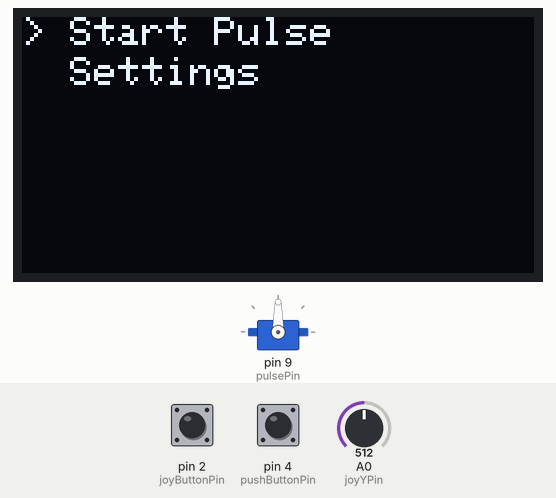
Recording of a program running on a simulated Arduino Uno, built with avr-gcc and run on an emulated ATmega328P. Parts: 128×64 one-colour display, servo. The test bench sets the inputs (shaded band); at power-on: A0 (joyYPin) = 512, pin 2 (joyButtonPin) HIGH, pin 4 (pushButtonPin) HIGH. What the program prints to the serial monitor is not drawn.

Above: at 1.2 s.
1.3 s: A0 (joyYPin) set to 589
2.8 s: A0 (joyYPin) set to 610
At 3.9 s:
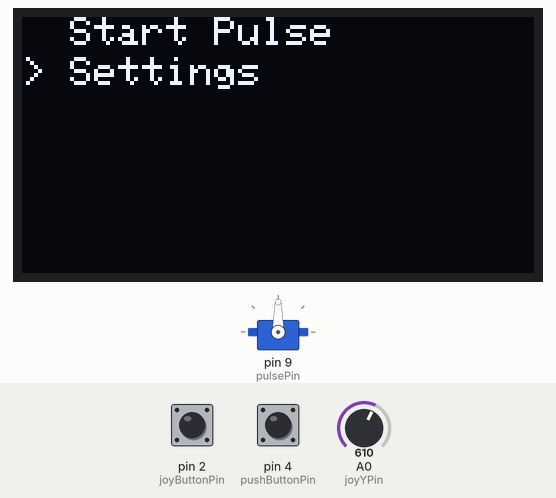
4.5 s: pin 2 (joyButtonPin) pulled LOW for 1 s
At 6.2 s:
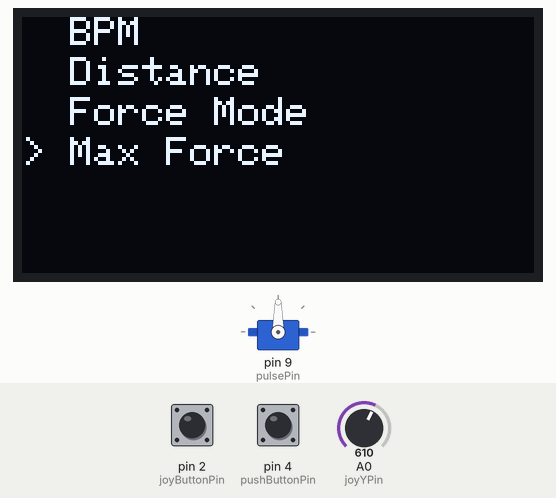
7.4 s: pin 4 (pushButtonPin) pulled LOW for 1 s
At 8.6 s:
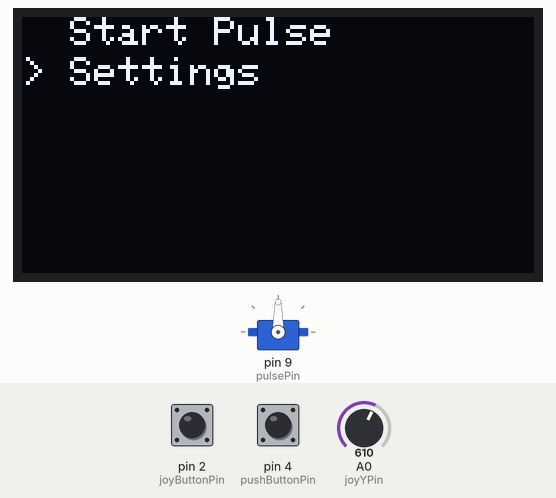
9.9 s: A0 (joyYPin) set to 414
11.5 s: A0 (joyYPin) set to 385
At 12.7 s:
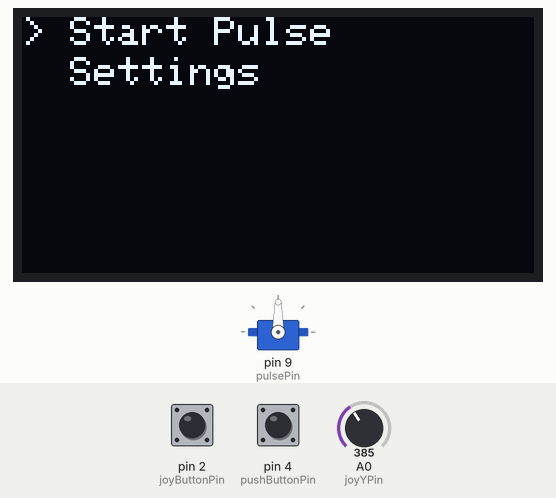
Timing chart, 0 to 14.2 s (numbered marks = the images above; inputs shaded):
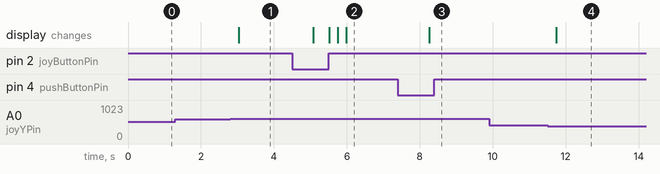

Measured:
- the behaviour switches between 600 and 601 on A0 (joyYPin) (found by bisection; images 0 and 1)
- the behaviour switches between 400 and 399 on A0 (joyYPin) (found by bisection; images 3 and 4)
- after the input at 1.3 s, every drawn part: stays the same
- after the input at 2.8 s, the display: changes after 0.24 s (image 1)
- after the input at 4.5 s, the display: first changes after 0.58 s (image 2 shows a later state)
- after the input at 7.4 s, the display: changes after 0.86 s (image 3)
- after the input at 9.9 s, every drawn part: stays the same
- after the input at 11.5 s, the display: changes after 0.24 s (image 4)

The program:

main.cpp
```cpp
// TestJig.ino
#include "menu.h"
#include "menu.cpp"
#include <Wire.h>
#include <Adafruit_GFX.h>
#include <Adafruit_SSD1306.h>
#include "Pulse.h"
#include <Servo.h>


#define SCREEN_WIDTH 128
#define SCREEN_HEIGHT 64
#define OLED_RESET    -1
Adafruit_SSD1306 display(SCREEN_WIDTH, SCREEN_HEIGHT, &Wire, OLED_RESET);

const int joyXPin = A1;
const int joyYPin = A0;
const int joyButtonPin = 2;
const int pushButtonPin = 4;
const int pulsePin = 9;
Pulse pulse;
// Servo servo;

const int MAX_NAME_LENGTH = 20;

extern bool drivePulse;
bool joyButtonPressed = false;
bool pushButtonPressed = false;

int SSD1306_I2C_ADDRESS = 0x3C;

Menu* currentMenu;

void updateSettingsMenu() {
    snprintf(Settings.entries[0].name, MAX_NAME_LENGTH, "BPM: %d", BPM); // Update BPM item
    snprintf(Settings.entries[1].name, MAX_NAME_LENGTH, "Distance: %d", pulseDistance); // Update Distance item
    snprintf(Settings.entries[2].name, MAX_NAME_LENGTH, "Force Mode: %s", forceModeActive ? "On" : "Off"); // Update Force Mode item
    // Add additional updates for other MenuItems as needed
}

void renderMenu(Menu* menu) {
    //updateSettingsMenu();
    display.clearDisplay();
    for (int i = 0; i < menu->size; i++) {
        display.setCursor(0, i * 10);
        if (i == menu->selected) {
            display.print("> ");
            display.setTextColor(SSD1306_WHITE, SSD1306_BLACK);
        } else {
            display.print("  ");
            display.setTextColor(SSD1306_WHITE);
        }
        display.print(menu->entries[i].name);
    }
    display.display();
}

void setup() {
    Serial.begin(9600);

    if (!display.begin(SSD1306_SWITCHCAPVCC, SSD1306_I2C_ADDRESS)) {
        Serial.println(F("SSD1306 allocation failed"));
        for (;;);
    }
    pulse.attachServo(pulsePin);

    Serial.println("OLED Initialized");
    display.clearDisplay();
    display.setTextSize(1); // Normal 1:1 pixel scale
    display.setTextColor(SSD1306_WHITE); // Draw white text


    pinMode(joyButtonPin, INPUT_PULLUP);
    pinMode(pushButtonPin, INPUT_PULLUP);
    pinMode(pulsePin, OUTPUT);


    currentMenu = &Main;


}

void loop() {
    //int joyX = analogRead(joyXPin);
    int joyY = analogRead(joyYPin);
    int joyButtonState = digitalRead(joyButtonPin);
    int pushButtonState = digitalRead(pushButtonPin);


    pulse.moveServo(drivePulse);
    if(pushButtonState == LOW){
      drivePulse = false;
    }
    // servo.write(90);
    // delay(15);  // Wait for the servo to reach the position
    // servo.write(0);
    // delay(15);  // Wait for the servo to reach the position


    if (joyY < 400) {
        currentMenu->selected = max(0, currentMenu->selected - 1);
        delay(200);
    } else if (joyY > 600) {
        currentMenu->selected = min(currentMenu->size - 1, currentMenu->selected + 1);

        delay(200);
    }


    if (joyButtonState == LOW && !joyButtonPressed) {
        if (currentMenu->entries[currentMenu->selected].subMenu != NULL) {
            currentMenu = currentMenu->entries[currentMenu->selected].subMenu;
            delay(200); // Debounce
        } else if (currentMenu->entries[currentMenu->selected].action != NULL) {
            currentMenu->entries[currentMenu->selected].action();
            delay(200); // Debounce
        }
    } else if (joyButtonState == HIGH && joyButtonPressed) {
        joyButtonPressed = false;
    }

    renderMenu(currentMenu);

    if (pushButtonState == LOW && !pushButtonPressed) {
        currentMenu = &Main;
        delay(200); // Debounce delay
    } else if (pushButtonState == HIGH && pushButtonPressed){
        pushButtonPressed = false;
    }
}
```
